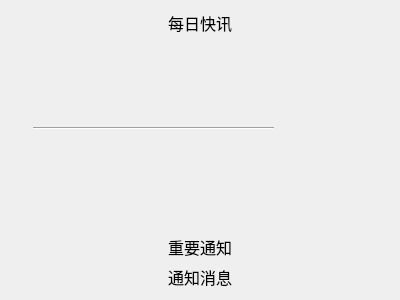
<?xml version="1.0" encoding="UTF-8"?>
<ui version="4.0">
 <class>Widget</class>
 <widget class="QWidget" name="Widget">
  <property name="geometry">
   <rect>
    <x>0</x>
    <y>0</y>
    <width>400</width>
    <height>300</height>
   </rect>
  </property>
  <property name="font">
   <font>
    <pointsize>12</pointsize>
    <stylestrategy>PreferAntialias</stylestrategy>
   </font>
  </property>
  <property name="windowTitle">
   <string>周宇龙数据展示</string>
  </property>
  <layout class="QVBoxLayout" name="verticalLayout">
   <item>
    <widget class="QLabel" name="label">
     <property name="text">
      <string>每日快讯</string>
     </property>
     <property name="alignment">
      <set>Qt::AlignCenter</set>
     </property>
    </widget>
   </item>
   <item>
    <widget class="QWidget" name="widget" native="true">
     <property name="sizePolicy">
      <sizepolicy hsizetype="Preferred" vsizetype="Expanding">
       <horstretch>0</horstretch>
       <verstretch>0</verstretch>
      </sizepolicy>
     </property>
     <layout class="QHBoxLayout" name="horizontalLayout" stretch="3,1">
      <item>
       <widget class="QWidget" name="widget_2" native="true">
        <layout class="QVBoxLayout" name="verticalLayout_2">
         <item>
          <widget class="QLabel" name="title">
           <property name="font">
            <font>
             <weight>75</weight>
             <bold>true</bold>
            </font>
           </property>
           <property name="text">
            <string/>
           </property>
           <property name="alignment">
            <set>Qt::AlignLeading|Qt::AlignLeft|Qt::AlignTop</set>
           </property>
           <property name="wordWrap">
            <bool>true</bool>
           </property>
          </widget>
         </item>
         <item>
          <widget class="QLabel" name="created_at">
           <property name="font">
            <font>
             <pointsize>9</pointsize>
            </font>
           </property>
           <property name="text">
            <string/>
           </property>
           <property name="alignment">
            <set>Qt::AlignLeading|Qt::AlignLeft|Qt::AlignTop</set>
           </property>
          </widget>
         </item>
         <item>
          <widget class="QLabel" name="source">
           <property name="font">
            <font>
             <pointsize>9</pointsize>
            </font>
           </property>
           <property name="text">
            <string/>
           </property>
           <property name="alignment">
            <set>Qt::AlignLeading|Qt::AlignLeft|Qt::AlignTop</set>
           </property>
          </widget>
         </item>
         <item>
          <widget class="Line" name="line">
           <property name="orientation">
            <enum>Qt::Horizontal</enum>
           </property>
          </widget>
         </item>
         <item>
          <widget class="QLabel" name="detail">
           <property name="sizePolicy">
            <sizepolicy hsizetype="Preferred" vsizetype="Expanding">
             <horstretch>0</horstretch>
             <verstretch>0</verstretch>
            </sizepolicy>
           </property>
           <property name="text">
            <string/>
           </property>
           <property name="alignment">
            <set>Qt::AlignLeading|Qt::AlignLeft|Qt::AlignTop</set>
           </property>
           <property name="wordWrap">
            <bool>true</bool>
           </property>
          </widget>
         </item>
        </layout>
       </widget>
      </item>
      <item>
       <widget class="QWidget" name="widget_3" native="true">
        <layout class="QGridLayout" name="gridLayout"/>
       </widget>
      </item>
     </layout>
    </widget>
   </item>
   <item>
    <widget class="QLabel" name="label_2">
     <property name="text">
      <string>重要通知</string>
     </property>
     <property name="alignment">
      <set>Qt::AlignCenter</set>
     </property>
     <property name="margin">
      <number>5</number>
     </property>
    </widget>
   </item>
   <item>
    <widget class="QLabel" name="label_3">
     <property name="text">
      <string>通知消息</string>
     </property>
     <property name="alignment">
      <set>Qt::AlignCenter</set>
     </property>
     <property name="margin">
      <number>15</number>
     </property>
    </widget>
   </item>
  </layout>
 </widget>
 <layoutdefault spacing="6" margin="11"/>
 <resources/>
 <connections/>
</ui>
